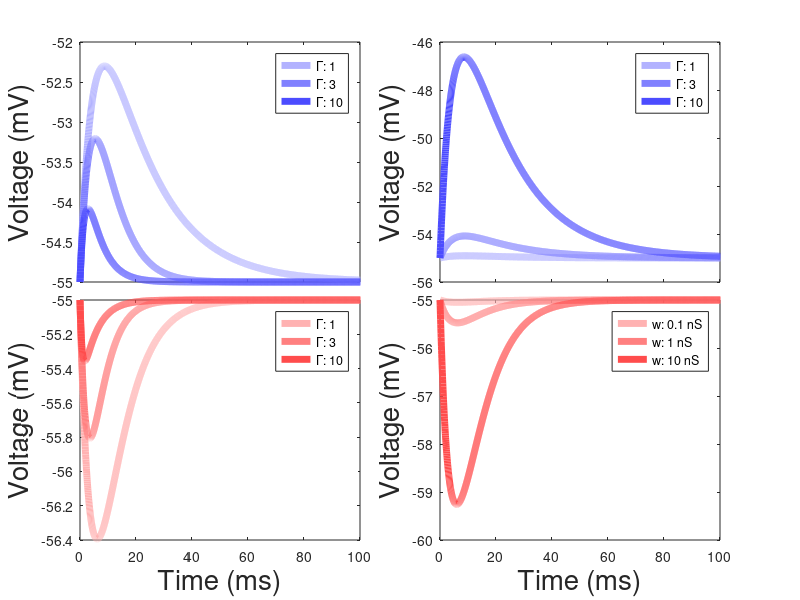

This chart was generated by the following MATLAB code: (Note: this script raises an error after producing the figure.)
%% Time Parameters
dt      = 0.05;
tEND    = 1e3;
t       = 0:dt:tEND;
T       = length(t);

%% Neuron Parameters

%Neuron properties
E_L     = [-65 -67];    %rev potential: leak (mV)
g_L     = [182/18 119/8];     %leak conductance (nS)
C       = [182 119];    %capacitance (pF)
V_th    = [-45 -47];    %spike threshold (mV)
V_reset = [-55 -55];    %reset potential (mV)
t_ref   = 0.5;    %refractory period (ms)

%Synaptic Properties
E_e     = 0;      %rev potential: E (mV)
E_i     = -80;    %rev potential: I (mV)
tau_s   = 5;      %synaptic decay timescale (1/ms)

%Adaptation Properties (No adaptation)
E_w     = -70;    %rev potential: adaptation (mV)
b_w     = 0.01;   %adaptation decay timescale (1/ms)
b       = 0;    %adaptation activation rate (1/ms)
delta_T = 0;     %subthreshold adaptation steepness
w_r     = 0.1;     %adaptation at rest (0-1)
gwnorm  = 0;       %magnitude of adaptation


%% Normalized Paramets

v_inf = [-55 -55];      %Input Voltage from Population
tau   = C./g_L;         %Cell tau
w     = [0.1;0.3;1;3;10]; %Weight of incoming signal
W     = transpose(logspace(-1,1.5,25));
G     = [1,3,10];              %Background tau

N     = length(w);
NN    = length(W);

%% Allocated Arrays

vE = zeros(N,T,length(G));
vI = zeros(N,T,length(G));

VE = v_inf(1).*ones(NN,T,length(G));
VI = v_inf(2).*ones(NN,T,length(G));

vE(:,1,:) = v_inf(1).*ones(N,1,length(G));
vI(:,1,:) = v_inf(2).*ones(N,1,length(G));

VE(:,1,:) = v_inf(1).*ones(NN,1,length(G));
VI(:,1,:) = v_inf(2).*ones(NN,1,length(G));

s = exp(-t./tau_s);

%% Loop 
for gg = 1:length(G)
for n = 1:T-1
    
    dvE = - vE(:,n,gg) + v_inf(1) - ((w.*s(n))./(g_L(1).*G(gg))).*(vE(:,n,gg) - E_e);
    dvI = - vI(:,n,gg) + v_inf(2) - ((w.*s(n))./(g_L(2).*G(gg))).*(vI(:,n,gg) - E_i);
        
    vE(:,n+1,gg) = vE(:,n,gg) + dvE.*dt.*(G(gg)./tau(1));
    vI(:,n+1,gg) = vI(:,n,gg) + dvI.*dt.*(G(gg)./tau(2));
    
    dVE = - VE(:,n,gg) + v_inf(1) - ((W.*s(n))./(g_L(1).*G(gg))).*(VE(:,n,gg) - E_e);
    dVI = - VI(:,n,gg) + v_inf(2) - ((W.*s(n))./(g_L(2).*G(gg))).*(VI(:,n,gg) - E_i);
        
    VE(:,n+1,gg) = VE(:,n,gg) + dVE.*dt.*(G(gg)./tau(1));
    VI(:,n+1,gg) = VI(:,n,gg) + dVI.*dt.*(G(gg)./tau(2));
    
end
end

%%
figure
pos = [0.1,0.53,0.35,0.4];
subplot('position',pos)
plot(t,vE(4,:,1),'Color',[0.7 0.7 1],'linewidth',5)
hold on
plot(t,vE(4,:,2),'Color',[0.5 0.5 1],'linewidth',5)
hold on
plot(t,vE(4,:,3),'Color',[0.3 0.3 1],'linewidth',5)
xlim([0 100])
ylabel('Voltage (mV)','FontSize',20)

legend('\Gamma: 1','\Gamma: 3','\Gamma: 10')

set(gca,'XTickLabel',[])
pos = [0.1,0.1,0.35,0.4];
subplot('position',pos)
plot(t,vI(4,:,1),'Color',[1 0.7 0.7],'linewidth',5)
hold on
plot(t,vI(4,:,2),'Color',[1 0.5 0.5],'linewidth',5)
hold on
plot(t,vI(4,:,3),'Color',[1 0.3 0.3],'linewidth',5)
xlim([0 100])
xlabel('Time (ms)','FontSize',20);ylabel('Voltage (mV)','FontSize',20)

legend('\Gamma: 1','\Gamma: 3','\Gamma: 10')

%NiceSave('Example_EPSP_IPSP_w_3','/Users/jonathangornet/Documents/GitHub/SOSpikingModel/Figures',[])

pos = [0.55,0.53,0.35,0.4];
subplot('position',pos)
plot(t,vE(1,:,1),'Color',[0.7 0.7 1],'linewidth',5)
hold on
plot(t,vE(3,:,1),'Color',[0.5 0.5 1],'linewidth',5)
hold on
plot(t,vE(5,:,1),'Color',[0.3 0.3 1],'linewidth',5)
xlim([0 100])
ylabel('Voltage (mV)','FontSize',20)

legend('\Gamma: 1','\Gamma: 3','\Gamma: 10')

set(gca,'XTickLabel',[])

pos = [0.55,0.1,0.35,0.4];
subplot('position',pos)
plot(t,vI(1,:,1),'Color',[1 0.7 0.7],'linewidth',5)
hold on
plot(t,vI(3,:,1),'Color',[1 0.5 0.5],'linewidth',5)
hold on
plot(t,vI(5,:,1),'Color',[1 0.3 0.3],'linewidth',5)
xlim([0 100])
xlabel('Time (ms)','FontSize',20);ylabel('Voltage (mV)','FontSize',20)

legend('w: 0.1 nS','w: 1 nS','w: 10 nS')

NiceSave('Example_EPSP_IPSP_Examples','/Users/jonathangornet/Documents/GitHub/SOSpikingModel/Figures',[])

%%

for gg = 1:length(G)
    
figure
subplot(2,1,1)
plot(t,vE(1,:,gg),'Color',[0.7 0.7 1],'linewidth',2)
hold on
plot(t,vE(2,:,gg),'Color',[0.5 0.5 1],'linewidth',2)
hold on
plot(t,vE(3,:,gg),'Color',[0.3 0.3 1],'linewidth',2)
hold on
plot(t,vE(4,:,gg),'Color',[0 0 1],'linewidth',2)
hold on
plot(t,vE(5,:,gg),'Color',[0 0 0.5],'linewidth',2)
xlim([0 100])
xlabel('Time (ms)','fontsize',20);ylabel('Voltage (mV)','fontsize',20);title('EPSP','fontsize',20)
legend(["0.1 nS","0.3 nS","1 nS","3 nS","10 nS"])

subplot(2,1,2)
plot(t,vI(1,:,gg),'Color',[1 0.7 0.7],'linewidth',2)
hold on
plot(t,vI(2,:,gg),'Color',[1 0.5 0.5],'linewidth',2)
hold on
plot(t,vI(3,:,gg),'Color',[1 0.3 0.3],'linewidth',2)
hold on
plot(t,vI(4,:,gg),'Color',[1 0 0],'linewidth',2)
hold on
plot(t,vI(5,:,gg),'Color',[0.5 0 0],'linewidth',2)
xlim([0 100])
xlabel('Time (ms)','fontsize',20);ylabel('Voltage (mV)','fontsize',20);title('EPSP','fontsize',20)
legend(["0.1 nS","0.3 nS","1 nS","3 nS","10 nS"])
NiceSave(['Example_EPSP_IPSP_G_' char(num2str(G(gg)))],'/Users/jonathangornet/Documents/GitHub/SOSpikingModel/Figures',[])

end

%%
figure
subplot(2,1,1)
plot(t,vE(3,:,1),'Color',[0.7 0.7 1],'linewidth',2)
hold on
plot(t,vE(3,:,2),'Color',[0.3 0.3 1],'linewidth',2)
hold on
plot(t,vE(3,:,3),'Color',[0 0 0.5],'linewidth',2)
xlim([0 100])
xlabel('Time (ms)','fontsize',20);ylabel('Voltage (mV)','fontsize',20);title('EPSP','fontsize',20)
legend(["\Gamma 1","\Gamma 3","\Gamma 10"])

subplot(2,1,2)
plot(t,vI(3,:,1),'Color',[1 0.7 0.7],'linewidth',2)
hold on
plot(t,vI(3,:,2),'Color',[1 0.3 0.3],'linewidth',2)
hold on
plot(t,vI(3,:,3),'Color',[0.5 0 0],'linewidth',2)
xlim([0 100])
xlabel('Time (ms)','fontsize',20);ylabel('Voltage (mV)','fontsize',20);title('EPSP','fontsize',20)
legend(["\Gamma 1","\Gamma 3","\Gamma 10"])
NiceSave(['Example_EPSP_IPSP_Gamma'],'/Users/jonathangornet/Documents/GitHub/SOSpikingModel/Figures',[])

%%
VEmax = zeros(N,length(G));
VImin = zeros(NN,length(G));

for gg = 1:length(G)
for ii = 1:NN
    
    VEmax(ii,gg) = max(VE(ii,:,gg)) - v_inf(1);
    VImin(ii,gg) = min(VI(ii,:,gg)) - v_inf(2);
        
end
end

%%
figure
subplot(2,1,1)
plot(log10(W),log10(VEmax(:,1)),'.-','Color',[0.7 0.7 1],'linewidth',2,'markersize',25)
hold on
plot(log10(W),log10(VEmax(:,2)),'.-','Color',[0.3 0.3 1],'linewidth',2,'markersize',25)
hold on
plot(log10(W),log10(VEmax(:,3)),'.-','Color',[0 0 0.5],'linewidth',2,'markersize',25)
LogScale('xy',10)
xlabel('Weight (nS)','fontsize',20);ylabel('Voltage mV','fontsize',20);title('EPSP','fontsize',20)
legend('G: 1','G: 3','G: 10','Location','northwest')
subplot(2,1,2)
plot(log10(W),log10(VImin(:,1)),'.-','Color',[1 0.7 0.7],'linewidth',2,'markersize',25)
hold on
plot(log10(W),log10(VImin(:,2)),'.-','Color',[1 0.3 0.3],'linewidth',2,'markersize',25)
hold on
plot(log10(W),log10(VImin(:,3)),'.-','Color',[0.5 0 0],'linewidth',2,'markersize',25)
legend('G: 1','G: 3','G: 10','Location','southwest')
LogScale('xy',10)
xlabel('Weight (nS)','fontsize',20);ylabel('Voltage mV','fontsize',20);title('IPSP','fontsize',20)

NiceSave('EPSP_IPSP','/Users/jonathangornet/Documents/GitHub/SOSpikingModel/Figures',[])
